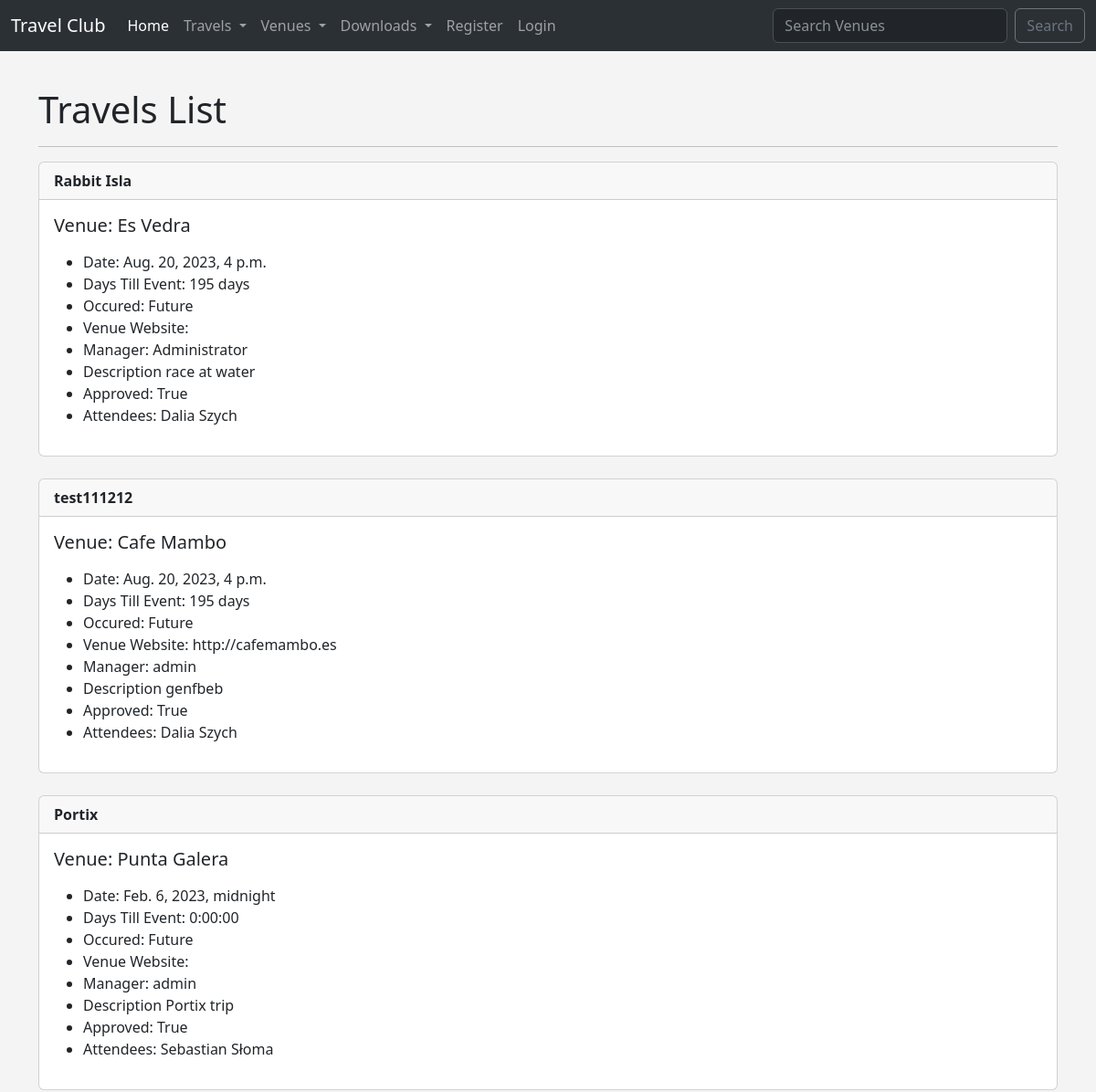
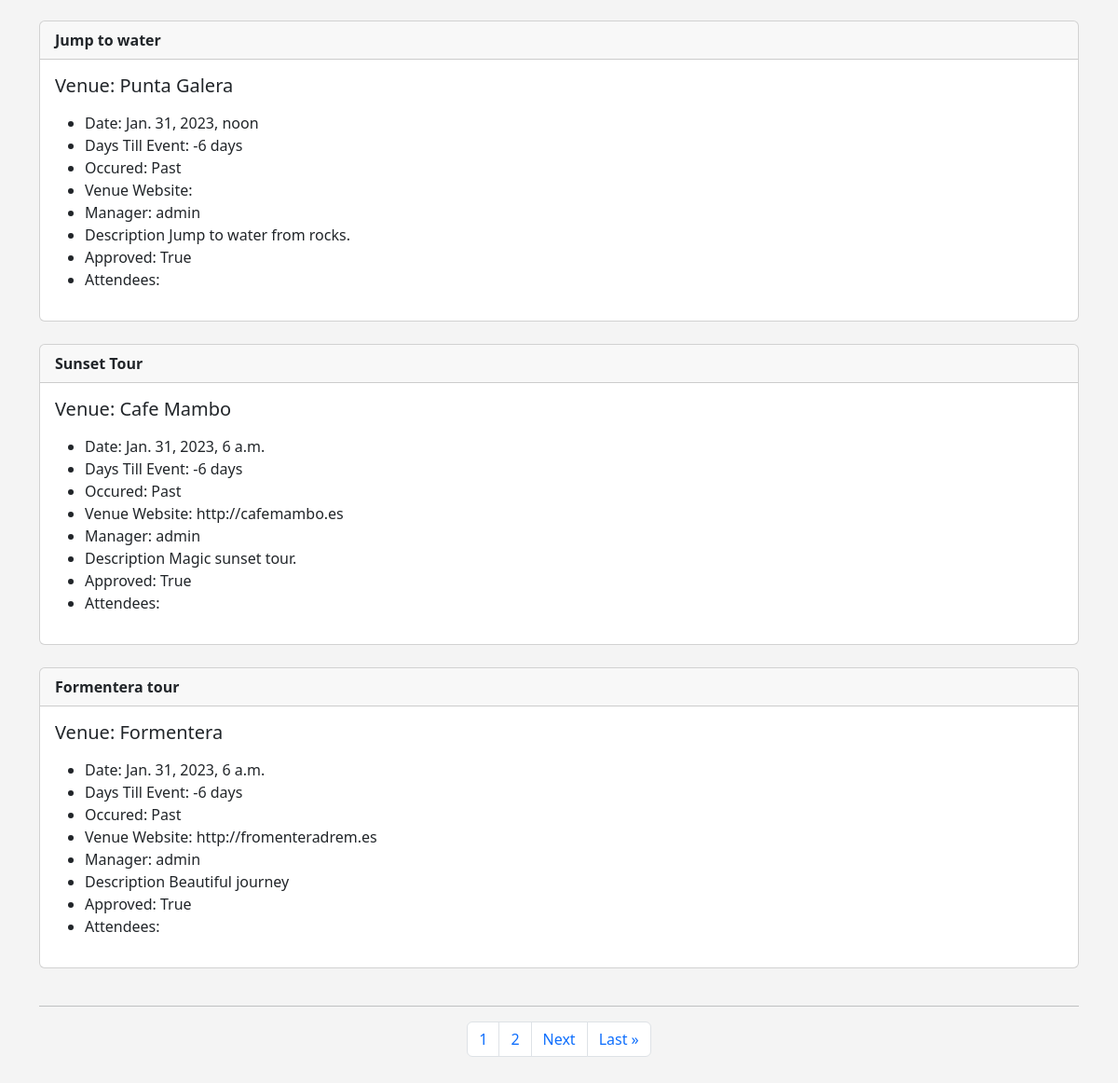
/travels, run on the app's committed database (2 pictures, top to bottom).
### travel/models.py (models this page shows)
class Travel(models.Model):
    name = models.CharField('Travel Name', max_length=120)
    travel_date = models.DateTimeField('Travel Date')
    venue = models.ForeignKey(
        Venue, blank=True, null=True, on_delete=models.CASCADE)
    manager = models.ForeignKey(User, blank=True, null=True, on_delete=models.SET_NULL)
    description = models.TextField(blank=True)
    attendees = models.ManyToManyField(TravelUser, blank=True)
    approved = models.BooleanField('Approved', default=False)
    def __str__(self):
        return self.name
    @property
    def Days_till(self):
        today = date.today()
        days_till = self.travel_date.date() - today
        days_till_stripped = str(days_till).split(',', 1)[0]
        return days_till_stripped
    @property
    def Is_Past(self):
        today = date.today()
        if self.travel_date.date() < today:
            thing = 'Past'
        else:
            thing = 'Future'
        return thing

class Venue(models.Model):
    name = models.CharField('Venue Name', max_length=120)
    address = models.CharField(max_length=300)
    zip_code = models.CharField('Zip Code', max_length=15)
    phone = models.CharField('Contact Phone', max_length=25, blank=True)
    web = models.URLField('Website Address', blank=True)
    email_address = models.EmailField('Email', blank=True)
    owner = models.IntegerField('Venue Owner', blank=False, default=1)
    venue_image = models.ImageField(null=True, blank=True, upload_to='images/')
    def __str__(self):
        return self.name

class TravelUser(models.Model):
    first_name = models.CharField(max_length=30)
    last_name = models.CharField(max_length=30)
    email = models.EmailField('User Email')
    def __str__(self):
        return self.first_name + ' ' + self.last_name

### travel/views.py (the view)
# urls.py: path('travels', views.all_travels, name='list-travels'),
def all_travels(request):
    travel_list = Travel.objects.all().order_by('-travel_date')
    p = Paginator(Venue.objects.all(), 8)
    page = request.GET.get('page')
    travels = p.get_page(page)
    nums = 'a' * travels.paginator.num_pages
    return render(request, 'travel/travel_list.html', {
        'travel_list': travel_list, 'travels': travels, 'nums': nums
    })

### travel/templates/travel/travel_list.html (shortened to what this page needs)
{% extends 'travel/base.html' %}
{% block content %}
<h1>Travels List</h1>
<hr>
    {% for travel in travel_list %}
    {% if travel.approved %}
    <div class="card">
        <div class="card-header">
            <strong>{{ travel }}</strong>
        </div>
        <div class="card-body">
          <h5 class="card-title">Venue: {{ travel.venue }}</h5>
          <p class="card-text">
            <ul>
                <li>Date: {{ travel.travel_date }} </li>
                <li>Days Till Event: {{ travel.Days_till }}</li>
                <li>Occured: {{ travel.Is_Past }}</li>
                <li>Venue Website: {{ travel.venue.web }} </li>
                <li>Manager: {{ travel.manager }} </li>
                <li>Description {{ travel.description }} </li>
                <li>Approved: {{ travel.approved }}</li>
                <li>Attendees:
                {% for user in travel.attendees.all %}
                {{ user }}
                {% endfor %}
            </li>
            </ul>
          </p>
        </div>
      </div>
      <br>
      {% endif %}
    {% endfor %}
    <hr>
    <nav aria-label="Page navigation example">
      <ul class="pagination justify-content-center">
    {% for i in nums %}
        <li class="page-item"><a class="page-link" href="?page={{ forloop.counter }}">{{ forloop.counter }}</a></li>
    {% endfor %}
    {% if travels.has_next %}
        <li class="page-item"><a class="page-link" href="?page={{ travels.next_page_number }}">Next</a></li>
        <li class="page-item"><a class="page-link" href="?page={{ travels.paginator.num_pages }}">Last &raquo</a></li>
    {% endif %}
     </ul>
    </nav>
    <br><br>
{% endblock %}

### travel/templates/travel/base.html (style rules this page uses)
body { background: #f4f4f4 ; }

### data on the page
Travel: name "Rabbit Isla", venue "Es Vedra", travel_date "Aug. 20, 2023, 4 p.m.", Days_till "195 days", Is_Past "Future", manager "Administrator", description "race at water", approved "True"
TravelUser: first_name+last_name "Dalia Szych"
Travel: name "test111212", venue "Cafe Mambo", travel_date "Aug. 20, 2023, 4 p.m.", Days_till "195 days", Is_Past "Future", venue.web "http://cafemambo.es", manager "admin", description "genfbeb", approved "True"
Travel: name "Portix", venue "Punta Galera", travel_date "Feb. 6, 2023, midnight", Days_till "0:00:00", Is_Past "Future", manager "admin", description "Portix trip", approved "True"
TravelUser: first_name+last_name "Sebastian Słoma"
Travel: name "Jump to water", venue "Punta Galera", travel_date "Jan. 31, 2023, noon", Days_till "-6 days", Is_Past "Past", manager "admin", description "Jump to water from rocks.", approved "True"
Travel: name "Sunset Tour", venue "Cafe Mambo", travel_date "Jan. 31, 2023, 6 a.m.", Days_till "-6 days", Is_Past "Past", venue.web "http://cafemambo.es", manager "admin", description "Magic sunset tour.", approved "True"
Travel: name "Formentera tour", venue "Formentera", travel_date "Jan. 31, 2023, 6 a.m.", Days_till "-6 days", Is_Past "Past", venue.web "http://fromenteradrem.es", manager "admin", description "Beautiful journey", approved "True"
